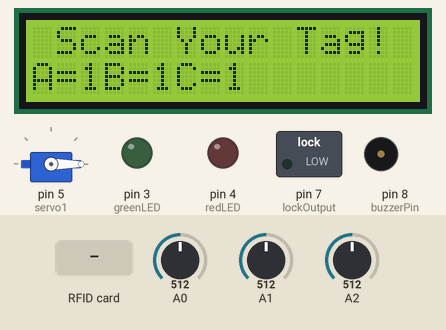
A sketch run on a simulated Arduino Uno, built with avr-gcc and run on an emulated ATmega328P. Parts: servo, 16×2 character LCD, switched loads named in the sketch (green lamp = pin HIGH), output pins drawn as LEDs (lit = HIGH), buzzer (waves = sounding). Inputs (shaded band) come from the test bench; at power-on: A0 = 512, A1 = 512, A2 = 512. Pins used as bus, display or sensor lines are not drawn; what the sketch prints to the serial monitor is not drawn.

Above: at 1.3 s.
1.4 s: RFID card 83 6F 16 DD held to the reader
At 2.2 s:
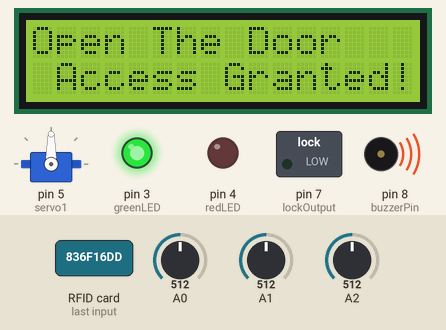
At 3.7 s:
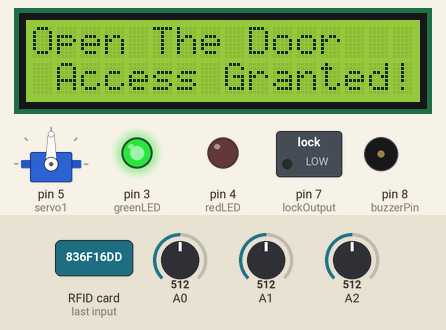
3.8 s: RFID card 5E 7A 19 C4 held to the reader
At 6.1 s:
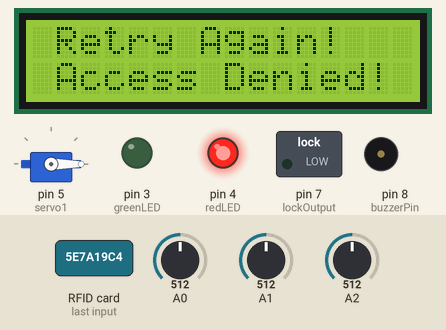
Timing chart, 0 to 12.3 s (numbered marks = the images above; inputs shaded):
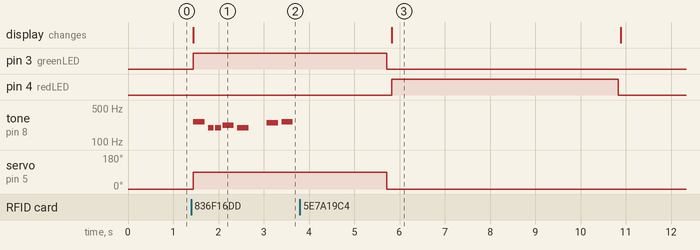

The sketch:

RFID-Door-Lock.ino
```cpp
#include <SPI.h>
#include <MFRC522.h>
#include <LiquidCrystal_I2C.h>
#include <Servo.h>

#define SS_PIN 10
#define RST_PIN 9
#include "pitches.h"

// notes in the melody:
int melody[] = {
  NOTE_C4, NOTE_G3, NOTE_G3, NOTE_A3, NOTE_G3, 0, NOTE_B3, NOTE_C4
};

// note durations: 4 = quarter note, 8 = eighth note, etc.:
int noteDurations[] = {
  4, 8, 8, 4, 4, 4, 4, 4
};
Servo servo1;
// Instance of the class MFRC522
MFRC522 rfid(SS_PIN, RST_PIN);

// Create LCD object : Use 0x27 If 0x3F Doesn't work
LiquidCrystal_I2C lcd(0x27, 16, 2);

// Init array that will store new NUID
byte nuidPICC[4];

// Put Your access NUID Here
byte master[4] = {0x83, 0x6F, 0x16, 0xDD};//83 6F 16 DD

// Pin connected to lock relay signal
int lockOutput = 7;

int greenLED = 3;
int redLED = 4;
int buzzerPin = 8;

void setup() {
Serial.begin (9600);
  servo1.attach(5);
  servo1.write(0);
  SPI.begin(); // Init SPI bus
  rfid.PCD_Init(); // Init MFRC522

  // Setup LCD with backlight and initialize
  lcd.init();
  lcd.backlight();
  printWelcomeMessage();

  // Set OUTPUT pins
  pinMode(lockOutput, OUTPUT);
  pinMode(greenLED, OUTPUT);
  pinMode(redLED, OUTPUT);
  pinMode(buzzerPin, OUTPUT);

}

void loop() {
  Serial.println(analogRead(A0));

  // Reset the loop if no new card present on the sensor/reader
  if ( ! rfid.PICC_IsNewCardPresent())
    return;

  // Verify if the NUID has been readed
  if ( ! rfid.PICC_ReadCardSerial())
    return;

  // Store NUID into nuidPICC array
  for (byte i = 0; i < 4; i++) {
    nuidPICC[i] = rfid.uid.uidByte[i];
  }

  // Checks whether the scanned tag is authorized
  if (getAccessState(master, nuidPICC) == true) {
    lcd.clear();
    lcd.setCursor(0, 0);
    lcd.print("Open The Door");
    lcd.setCursor(0, 1);
    lcd.print(" Access Granted!");
    // Turn on relay & green LED for 5 seconds
    digitalWrite(greenLED, HIGH);
    servo1.write(90);

    for (int thisNote = 0; thisNote < 8; thisNote++) {

    // to calculate the note duration, take one second
    // divided by the note type.
    //e.g. quarter note = 1000 / 4, eighth note = 1000/8, etc.
      int noteDuration = 1000 / noteDurations[thisNote];
      tone(8, melody[thisNote], noteDuration);

    // to distinguish the notes, set a minimum time between them.
    // the note's duration + 30% seems to work well:
      int pauseBetweenNotes = noteDuration * 1.30;
      delay(pauseBetweenNotes);
    // stop the tone playing:
      noTone(8);
    }
    delay(2000);
    digitalWrite(greenLED, LOW);
    servo1.write(0);

    delay(25);  //To fix (LCD, Solenoid) issue
    printWelcomeMessage();

  } else {
    lcd.clear();
    lcd.setCursor(0, 0);
    lcd.print(" Retry Again!");
    lcd.setCursor(0, 1);
    lcd.print(" Access Denied!");

    digitalWrite(redLED, HIGH);
    digitalWrite(buzzerPin, HIGH);
    delay(5000);
    digitalWrite(redLED, LOW);
    digitalWrite(buzzerPin, LOW);
    printWelcomeMessage();

  }
  // Halt PICC
  rfid.PICC_HaltA();

  // Stop encryption on PCD
  rfid.PCD_StopCrypto1();
  //servo1.write(0);
  printWelcomeMessage();
}

bool getAccessState(byte accessCode[], byte newCode[]) {
  for (byte i = 0; i < 4; i++) {
    if (newCode[i] != accessCode[i]) {
      return false;
    }
  }
  return true;
}

void printWelcomeMessage() {
  lcd.clear();
  lcd.print(" Scan Your Tag!");
  int A=avlb(A0);
  int B=avlb(A1);
  int C=avlb(A2);
  lcd.setCursor(0, 1);
  lcd.print("A=");
  lcd.print(A);
  lcd.print("B=");
  lcd.print(B);
  lcd.print("C=");
  lcd.print(C);
  Serial.println(analogRead(A1));
}
int avlb(char a){
if(analogRead(a)>800){
  return 0;
}else{
  return 1;
}
}
int avlbB(char a){
if(analogRead(a)>750){
  return 0;
}else{
  return 1;
}
}
```

pitches.h
```cpp
/*************************************************
 * Public Constants
 *************************************************/

#define NOTE_B0  31
#define NOTE_C1  33
#define NOTE_CS1 35
#define NOTE_D1  37
#define NOTE_DS1 39
#define NOTE_E1  41
#define NOTE_F1  44
#define NOTE_FS1 46
#define NOTE_G1  49
#define NOTE_GS1 52
#define NOTE_A1  55
#define NOTE_AS1 58
#define NOTE_B1  62
#define NOTE_C2  65
#define NOTE_CS2 69
#define NOTE_D2  73
#define NOTE_DS2 78
#define NOTE_E2  82
#define NOTE_F2  87
#define NOTE_FS2 93
#define NOTE_G2  98
#define NOTE_GS2 104
#define NOTE_A2  110
#define NOTE_AS2 117
#define NOTE_B2  123
#define NOTE_C3  131
#define NOTE_CS3 139
#define NOTE_D3  147
#define NOTE_DS3 156
#define NOTE_E3  165
#define NOTE_F3  175
#define NOTE_FS3 185
#define NOTE_G3  196
#define NOTE_GS3 208
#define NOTE_A3  220
#define NOTE_AS3 233
#define NOTE_B3  247
#define NOTE_C4  262
#define NOTE_CS4 277
#define NOTE_D4  294
#define NOTE_DS4 311
#define NOTE_E4  330
#define NOTE_F4  349
#define NOTE_FS4 370
#define NOTE_G4  392
#define NOTE_GS4 415
#define NOTE_A4  440
#define NOTE_AS4 466
#define NOTE_B4  494
#define NOTE_C5  523
#define NOTE_CS5 554
#define NOTE_D5  587
#define NOTE_DS5 622
#define NOTE_E5  659
#define NOTE_F5  698
#define NOTE_FS5 740
#define NOTE_G5  784
#define NOTE_GS5 831
#define NOTE_A5  880
#define NOTE_AS5 932
#define NOTE_B5  988
#define NOTE_C6  1047
#define NOTE_CS6 1109
#define NOTE_D6  1175
#define NOTE_DS6 1245
#define NOTE_E6  1319
#define NOTE_F6  1397
#define NOTE_FS6 1480
#define NOTE_G6  1568
#define NOTE_GS6 1661
#define NOTE_A6  1760
#define NOTE_AS6 1865
#define NOTE_B6  1976
#define NOTE_C7  2093
#define NOTE_CS7 2217
#define NOTE_D7  2349
#define NOTE_DS7 2489
#define NOTE_E7  2637
#define NOTE_F7  2794
#define NOTE_FS7 2960
#define NOTE_G7  3136
#define NOTE_GS7 3322
#define NOTE_A7  3520
#define NOTE_AS7 3729
#define NOTE_B7  3951
#define NOTE_C8  4186
#define NOTE_CS8 4435
#define NOTE_D8  4699
#define NOTE_DS8 4978
```

Measured:
- after the input at 1.4 s, pin 3 (greenLED): LOW → HIGH at once; tone on pin 8 (buzzerPin): plays 262 Hz for 0.25 s, 196 Hz for 0.13 s, 196 Hz for 0.13 s, 220 Hz for 0.25 s, 196 Hz for 0.25 s, 247 Hz for 0.25 s … (7 notes in this stretch), starting at once; servo on pin 5 (servo1): 0° → 90° at once; the display: changes at once (image 1)
- after the input at 3.8 s, pin 4 (redLED): LOW → HIGH after 2.0 s, → LOW 5.0 s later; the display: changes after 2.0 s (image 3)
